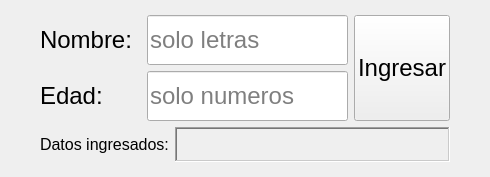
<?xml version="1.0" encoding="UTF-8"?>
<ui version="4.0">
 <class>MainWindow</class>
 <widget class="QMainWindow" name="MainWindow">
  <property name="geometry">
   <rect>
    <x>0</x>
    <y>0</y>
    <width>490</width>
    <height>177</height>
   </rect>
  </property>
  <property name="minimumSize">
   <size>
    <width>200</width>
    <height>100</height>
   </size>
  </property>
  <property name="maximumSize">
   <size>
    <width>1400</width>
    <height>1000</height>
   </size>
  </property>
  <property name="font">
   <font>
    <pointsize>18</pointsize>
   </font>
  </property>
  <property name="windowTitle">
   <string>MainWindow</string>
  </property>
  <property name="toolTipDuration">
   <number>3</number>
  </property>
  <widget class="QWidget" name="centralwidget">
   <layout class="QGridLayout" name="gridLayout" rowstretch="9,3">
    <property name="leftMargin">
     <number>40</number>
    </property>
    <property name="topMargin">
     <number>15</number>
    </property>
    <property name="rightMargin">
     <number>40</number>
    </property>
    <property name="bottomMargin">
     <number>15</number>
    </property>
    <item row="0" column="0">
     <layout class="QVBoxLayout" name="verticalLayout_2">
      <item>
       <layout class="QHBoxLayout" name="horizontalLayout" stretch="1,2">
        <item>
         <widget class="QLabel" name="label">
          <property name="text">
           <string>Nombre:</string>
          </property>
         </widget>
        </item>
        <item>
         <widget class="QLineEdit" name="inNombre">
          <property name="sizePolicy">
           <sizepolicy hsizetype="Expanding" vsizetype="Expanding">
            <horstretch>0</horstretch>
            <verstretch>0</verstretch>
           </sizepolicy>
          </property>
          <property name="toolTip">
           <string>escribir solo texto</string>
          </property>
          <property name="inputMask">
           <string>aaaaaaaaaa</string>
          </property>
          <property name="placeholderText">
           <string>solo letras</string>
          </property>
         </widget>
        </item>
       </layout>
      </item>
      <item>
       <layout class="QHBoxLayout" name="horizontalLayout_2" stretch="1,2">
        <item>
         <widget class="QLabel" name="label_2">
          <property name="text">
           <string>Edad:</string>
          </property>
         </widget>
        </item>
        <item>
         <widget class="QLineEdit" name="inEdad">
          <property name="sizePolicy">
           <sizepolicy hsizetype="Expanding" vsizetype="Expanding">
            <horstretch>0</horstretch>
            <verstretch>0</verstretch>
           </sizepolicy>
          </property>
          <property name="inputMask">
           <string>99</string>
          </property>
          <property name="placeholderText">
           <string>solo numeros</string>
          </property>
         </widget>
        </item>
       </layout>
      </item>
     </layout>
    </item>
    <item row="0" column="1">
     <widget class="QPushButton" name="btnIngresar">
      <property name="sizePolicy">
       <sizepolicy hsizetype="Minimum" vsizetype="Expanding">
        <horstretch>0</horstretch>
        <verstretch>0</verstretch>
       </sizepolicy>
      </property>
      <property name="text">
       <string>Ingresar</string>
      </property>
     </widget>
    </item>
    <item row="1" column="0" colspan="2">
     <layout class="QHBoxLayout" name="horizontalLayout_3" stretch="1,3">
      <item>
       <widget class="QLabel" name="label_3">
        <property name="font">
         <font>
          <pointsize>12</pointsize>
         </font>
        </property>
        <property name="text">
         <string>Datos ingresados:</string>
        </property>
       </widget>
      </item>
      <item>
       <widget class="QLabel" name="labelIngresados">
        <property name="font">
         <font>
          <family>Mongolian Baiti</family>
          <pointsize>12</pointsize>
         </font>
        </property>
        <property name="frameShape">
         <enum>QFrame::Shape::WinPanel</enum>
        </property>
        <property name="frameShadow">
         <enum>QFrame::Shadow::Sunken</enum>
        </property>
        <property name="text">
         <string/>
        </property>
       </widget>
      </item>
     </layout>
    </item>
   </layout>
  </widget>
 </widget>
 <resources/>
 <connections/>
</ui>
